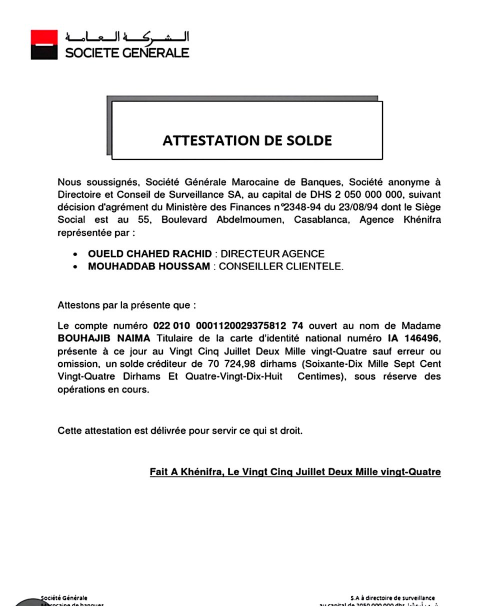
#> input picture stored_documents/attestation_solde/2c26fe6b-5318-4986-9f11-581508c06131.jpeg, 1000 x 1214 px (shown at 1/2 size)
$ python test_qwen.py stored_documents/attestation_solde/2c26fe6b-5318-4986-9f11-581508c06131.jpeg
#> lines starting #> are read from the running program, lines starting #| are printed output that depends on the picture
import sys
from PIL import Image
import io
import base64
import requests
import re
import json

OLLAMA_CHAT = "http://localhost:11434/api/chat"
QWEN_MODEL  = "qwen2.5vl:3b"
QWEN_TIMEOUT = 120

DOC_CLASSES = [
    "acte_heredite", "rib", "cheque", "tableau_amortissement",
    "acte_naissance", "assurance", "attestation_solde", "carte_identite"
]

def image_to_base64(img_path, max_size=1024):
#> called with max_size = 1024
    img = Image.open(img_path).convert("RGB")
#> img is the input picture: PIL image 1000x1214 RGB; mean R, G, B 240.4, 240.1, 240.1
    w, h = img.size
#> w = 1000; h = 1214
    if max(w, h) > max_size:
        ratio = max_size / max(w, h)
#> ratio = 0.843
        img = img.resize((int(w * ratio), int(h * ratio)), Image.LANCZOS)
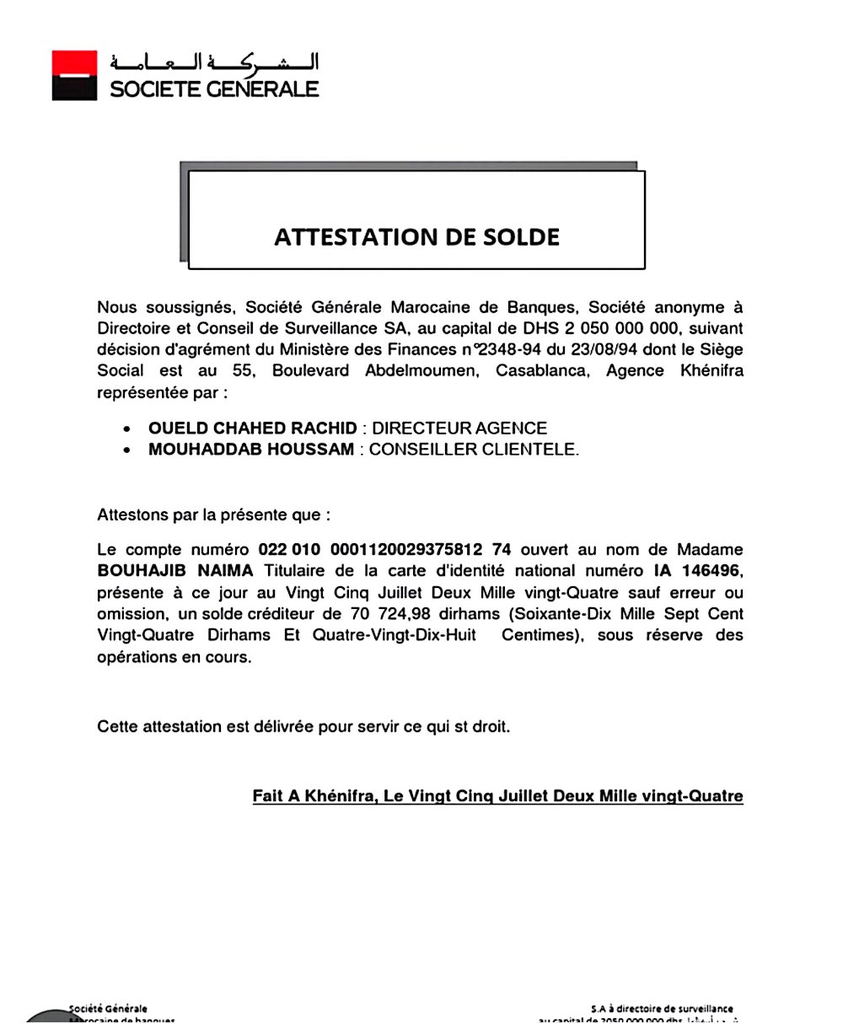
#> img: PIL image 843x1024 RGB; mean R, G, B 240.5, 240.1, 240.2
    buf = io.BytesIO()
    img.save(buf, format="JPEG", quality=85)
    return base64.b64encode(buf.getvalue()).decode("utf-8")

def test_qwen(img_path):
    print(f"\n[Qwen] Analyse de : {img_path}")
    print("[Qwen] Encodage image...")
    img_b64 = image_to_base64(img_path)

    classes_str = "\n".join(f"- {c}" for c in DOC_CLASSES)
    prompt = f"""Tu es un expert en classification de documents bancaires marocains.
Analyse cette image et réponds UNIQUEMENT avec ce JSON :
{{"class": "nom_categorie", "confidence": 0.95, "reasoning": "explication courte"}}

CATÉGORIES :
{classes_str}

Si aucune catégorie ne correspond, utilise "inconnu"."""

    payload = {
        "model": QWEN_MODEL,
        "stream": False,
        "options": {"temperature": 0.1, "num_predict": 300},
        "messages": [{"role": "user", "content": prompt, "images": [img_b64]}],
    }

    print("[Qwen] Envoi à Ollama... (patience, jusqu'à 2 min sur CPU)")
    try:
        resp = requests.post(OLLAMA_CHAT, json=payload, timeout=QWEN_TIMEOUT)
        if resp.status_code != 200:
            print(f"[Qwen] Erreur HTTP {resp.status_code}")
            return
        raw = resp.json().get("message", {}).get("content", "").strip()
        print(f"\n[Qwen] Réponse brute :\n{raw}")

        # Parser JSON
        raw_clean = re.sub(r"```(?:json)?\s*", "", raw).strip()
        try:
            data = json.loads(raw_clean)
        except:
            m = re.search(r'\{[^{}]*"class"[^{}]*\}', raw_clean, re.DOTALL)
            data = json.loads(m.group()) if m else {}

        print(f"\n{'='*50}")
        print(f"  Classe      : {data.get('class', '—')}")
        print(f"  Confiance   : {float(data.get('confidence', 0))*100:.0f}%")
        print(f"  Raisonnement: {data.get('reasoning', '—')}")
        print(f"{'='*50}\n")

    except requests.exceptions.Timeout:
        print(f"[Qwen] Timeout ({QWEN_TIMEOUT}s) — modèle trop lent sur CPU")
    except Exception as e:
        print(f"[Qwen] Erreur : {e}")

if __name__ == "__main__":
    img = sys.argv[1] if len(sys.argv) > 1 else None
    if not img:
        print("Usage : python test_qwen_only.py chemin\\image.jpg")
        sys.exit(1)
    test_qwen(img)
#> (the call stopped at in test_qwen, `resp = requests.post(OLLAMA_CHAT, json=payload, timeout=QWEN_TIMEOUT)`: requests is not available in this run)
